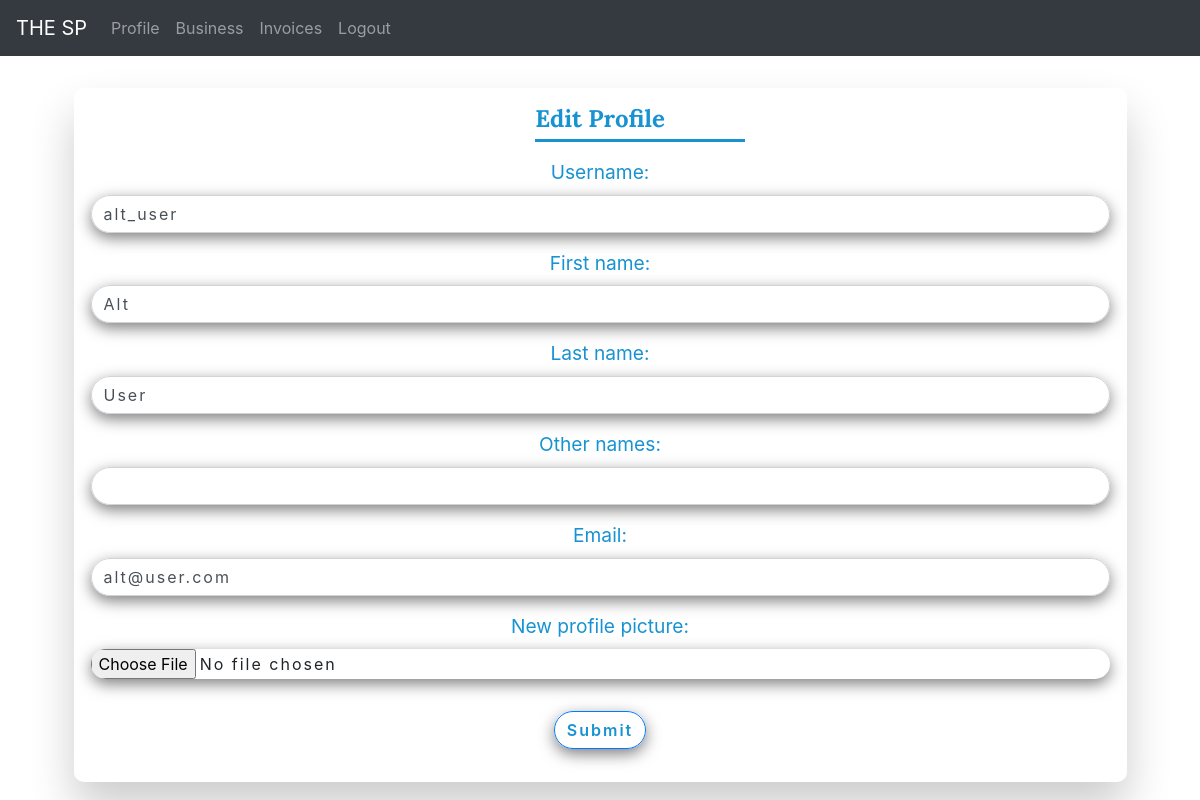
/user/edit/ (signed in), run on the app's committed database.
### user/models.py (models this page shows, shortened)
class User(AbstractUser):
    first_name = models.CharField(max_length=50, null=True)
    last_name = models.CharField(max_length=50, null=True)
    other_names = models.CharField(max_length=50, null=True, blank=True, default=" ")
    email = models.EmailField(unique=True)
    country_code = models.CharField(max_length=30,default="233",blank=True)
    phone_number = models.CharField(max_length=30, unique=True)
    profile_picture = models.ImageField(null=True,upload_to=profile_image_upload_dir)

### user/views.py (the view, shortened to what this page needs)
# urls.py: path('user/edit/', views.edit_profile, name="edit_profile"),
@login_required(login_url = 'user:login')
def edit_profile(request):
    error_message = ''
    context ={
        "form": EditProfileForm(initial={
                    'username':request.user.username,
                    'first_name':request.user.first_name,
                    'last_name':request.user.last_name,
                    'other_names':request.user.other_names,
                    'email':request.user.email
                }),
        "error_message":error_message
    }
    return render(request,"user/edit_profile.html",context)

### user/forms.py (shortened to what this page needs)
class EditProfileForm(forms.Form):
    username = forms.CharField(widget=forms.TextInput(attrs={'class':'form-control'}))
    first_name = forms.CharField(widget=forms.TextInput(attrs={'class':'form-control'}))
    last_name = forms.CharField(widget=forms.TextInput(attrs={'class':'form-control'}))
    other_names = forms.CharField(widget=forms.TextInput(attrs={'class':'form-control'}),required=False)
    email = forms.EmailField(widget=forms.TextInput(attrs={'class':'form-control'}))
    new_profile_picture = forms.ImageField(widget=forms.FileInput(attrs={'class':'form-control-file'}),required=False)

### user/templates/user/edit_profile.html (shortened to what this page needs)
{% extends 'theSP/layout.html' %}
{% block body %}
{% include 'theSP/gen_nav.html' %}
    <div class="container-fluid">
        <div class="container-center-column">
            <div class="form-box-large" style="z-index:30">
                <h2>Edit Profile</h2>
                <form class="form-group" action="{% url 'user:edit_profile' %}" method="post" enctype="multipart/form-data" style="text-align:center">
                    {% for instance in form %}
                        <div class="form-group">
                            {{instance.label_tag}}
                            {{instance}}
                        </div>
                    {% endfor %}
                    <input class="btn btn-primary"  type="submit" style="margin-top:1em">
                </form>
            </div>
        </div>
    </div>
{% endblock body %}

### static/css/style1.css (style rules this page uses)
* { margin: 0; padding: 0; -webkit-box-sizing: border-box; box-sizing: border-box; }
h2, h4 { font-family: "lora", serif; font-weight: 700; color: #143774; font-size: 1.5rem; }
input { letter-spacing: 2px; }
.container-center-column { display: -webkit-box; display: -ms-flexbox; display: flex; -webkit-box-orient: vertical; -webkit-box-direction: normal; -ms-flex-direction: column; flex-direction: column; -webkit-box-pack: center; -ms-flex-pack: center; justify-content: center; -webkit-box-align: center; -ms-flex-align: center; align-items: center; }
.form-box-large { margin-top: 2em; width: 90%; min-width: 90%; }
form { margin-bottom: 2em; }
.form-box-small, .form-box-large { padding: 1em 1em 1em 1em; position: relative; border-radius: 10px; background: rgba(255, 255, 255, 0.2); -webkit-box-shadow: 0px 25px 45px rgba(0, 0, 0, 0.2); box-shadow: 0px 25px 45px rgba(0, 0, 0, 0.2); border: 1px solid rgba(255, 255, 255, 0.6); border-right: 1px solid rgba(255, 255, 255, 0.2); border-bottom: 1px solid rgba(255, 255, 255, 0.2); -webkit-backdrop-filter: blur(2px); backdrop-filter: blur(2px); }
.form-box-small h2, .form-box-large h2 { text-align: center; margin-bottom: 1em; color: #1792D2; }
.form-box-small h2::before, .form-box-large h2::before { content: ''; position: absolute; width: 20%; height: 3px; background: #1792D2; top: 50px; }
.form-box-small input, .form-box-large input { border-radius: 35px; background: rgba(255, 255, 255, 0.1); -webkit-box-shadow: 0px 5px 15px rgba(0, 0, 0, 0.5); box-shadow: 0px 5px 15px rgba(0, 0, 0, 0.5); max-width: 100%; }
.form-box-small input::placeholder, .form-box-large input::placeholder { text-align: center; text-transform: lowercase; }
.form-box-small .btn, .form-box-large .btn { font-weight: 600; color: #1792D2; }
.form-box-small label, .form-box-large label { font-size: 1.2rem; color: #1792D2; }

### data on the page
User: form "alt_user" "Alt" "User" "alt@user.com"

### other printed values
{{ instance.label_tag }} "Username:" "First name:" "Last name:" "Other names:" "Email:" "New profile picture:"
